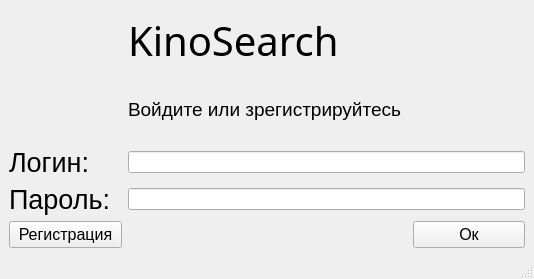
<?xml version="1.0" encoding="UTF-8"?>
<ui version="4.0">
 <class>MainWindow</class>
 <widget class="QMainWindow" name="MainWindow">
  <property name="geometry">
   <rect>
    <x>0</x>
    <y>0</y>
    <width>534</width>
    <height>279</height>
   </rect>
  </property>
  <property name="windowTitle">
   <string>KinoSearch</string>
  </property>
  <property name="windowIcon">
   <iconset>
    <normaloff>логотип_приложения.png</normaloff>логотип_приложения.png</iconset>
  </property>
  <widget class="QWidget" name="centralwidget">
   <layout class="QGridLayout" name="gridLayout">
    <item row="6" column="0">
     <widget class="QLabel" name="label_4">
      <property name="font">
       <font>
        <pointsize>20</pointsize>
       </font>
      </property>
      <property name="text">
       <string>Пароль:</string>
      </property>
     </widget>
    </item>
    <item row="2" column="2">
     <widget class="QLabel" name="label_2">
      <property name="font">
       <font>
        <pointsize>14</pointsize>
       </font>
      </property>
      <property name="text">
       <string>Войдите или зрегистрируйтесь </string>
      </property>
     </widget>
    </item>
    <item row="7" column="3">
     <widget class="QPushButton" name="pushButton_2">
      <property name="font">
       <font>
        <pointsize>12</pointsize>
       </font>
      </property>
      <property name="text">
       <string>Ок</string>
      </property>
     </widget>
    </item>
    <item row="5" column="2" colspan="2">
     <widget class="QLineEdit" name="lineEdit"/>
    </item>
    <item row="5" column="0">
     <widget class="QLabel" name="label_3">
      <property name="font">
       <font>
        <pointsize>20</pointsize>
       </font>
      </property>
      <property name="text">
       <string>Логин: </string>
      </property>
     </widget>
    </item>
    <item row="1" column="2">
     <widget class="QLabel" name="label">
      <property name="font">
       <font>
        <family>Showcard Gothic</family>
        <pointsize>30</pointsize>
       </font>
      </property>
      <property name="text">
       <string>KinoSearch</string>
      </property>
     </widget>
    </item>
    <item row="6" column="2" colspan="2">
     <widget class="QLineEdit" name="lineEdit_2"/>
    </item>
    <item row="7" column="0">
     <widget class="QPushButton" name="pushButton">
      <property name="font">
       <font>
        <pointsize>12</pointsize>
       </font>
      </property>
      <property name="text">
       <string>Регистрация</string>
      </property>
     </widget>
    </item>
   </layout>
  </widget>
  <widget class="QMenuBar" name="menubar">
   <property name="geometry">
    <rect>
     <x>0</x>
     <y>0</y>
     <width>534</width>
     <height>25</height>
    </rect>
   </property>
  </widget>
  <widget class="QStatusBar" name="statusbar"/>
 </widget>
 <resources/>
 <connections/>
</ui>
